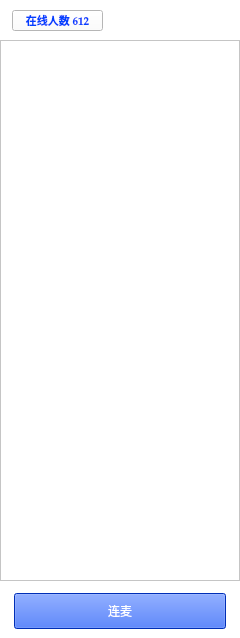
<?xml version="1.0" encoding="UTF-8"?>
<ui version="4.0">
 <class>NoEquipMentUIClass</class>
 <widget class="QWidget" name="NoEquipMentUIClass">
  <property name="geometry">
   <rect>
    <x>0</x>
    <y>0</y>
    <width>240</width>
    <height>638</height>
   </rect>
  </property>
  <property name="minimumSize">
   <size>
    <width>240</width>
    <height>638</height>
   </size>
  </property>
  <property name="maximumSize">
   <size>
    <width>240</width>
    <height>638</height>
   </size>
  </property>
  <property name="windowTitle">
   <string>Form</string>
  </property>
  <property name="styleSheet">
   <string notr="true">background-color: rgb(255, 255, 255);</string>
  </property>
  <widget class="QPushButton" name="userListBtn">
   <property name="geometry">
    <rect>
     <x>12</x>
     <y>10</y>
     <width>91</width>
     <height>21</height>
    </rect>
   </property>
   <property name="font">
    <font>
     <family>Palatino Linotype</family>
     <pointsize>8</pointsize>
     <weight>75</weight>
     <bold>true</bold>
    </font>
   </property>
   <property name="styleSheet">
    <string notr="true">color: rgb(0, 65, 255);</string>
   </property>
   <property name="text">
    <string>在线人数 612</string>
   </property>
  </widget>
  <widget class="QPushButton" name="linkBtn">
   <property name="geometry">
    <rect>
     <x>14</x>
     <y>593</y>
     <width>212</width>
     <height>36</height>
    </rect>
   </property>
   <property name="styleSheet">
    <string notr="true">background-color: rgb(0, 65, 255);
color: rgb(255, 255, 255);</string>
   </property>
   <property name="text">
    <string>连麦</string>
   </property>
  </widget>
  <widget class="QListWidget" name="userListWidget">
   <property name="geometry">
    <rect>
     <x>0</x>
     <y>40</y>
     <width>240</width>
     <height>541</height>
    </rect>
   </property>
  </widget>
 </widget>
 <resources/>
 <connections/>
</ui>
